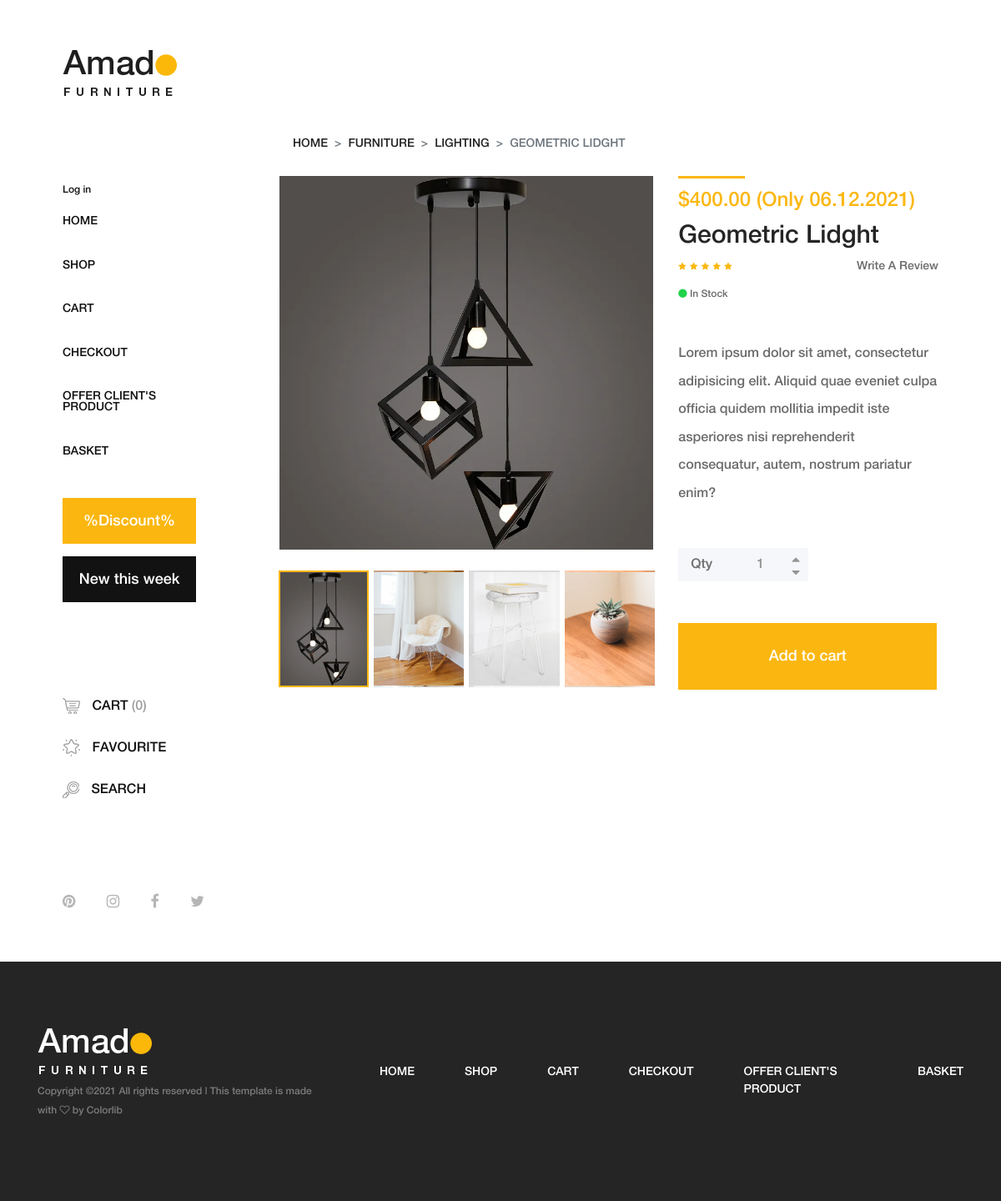
Page /product-details/9 on the committed database.
### mainapp/models.py (models this page shows, shortened)
class Product(models.Model):
    category = models.ForeignKey(ProductCategory, on_delete=models.CASCADE)
    name = models.CharField(verbose_name='имя продукта', max_length=128, validators=[onlyLatin])
    image = models.ImageField(upload_to='products_images', blank=True)
    short_desc = models.CharField(max_length=60, verbose_name='краткое описание продукта', blank=True)
    description = models.TextField(verbose_name='Описание продукта', blank=True)
    price = models.DecimalField(verbose_name='цена продукта', max_digits=8, decimal_places=2, default=0)
    quantity = models.PositiveIntegerField(verbose_name='Количество на складе', default=0)

class ProductCategory(models.Model):
    name = models.CharField(verbose_name='имя', max_length=64, unique=True, validators=[  # Добавил валидатор на латиницу
        onlyLatin
    ])
    description = models.TextField(verbose_name='описание', blank=True)
    def __str__(self):
        return self.name

### mainapp/views.py (the view)
# urls.py: path('product-details/<int:product_id>', mainapp.product_details, name='product_details'),
def product_details(request, product_id=None):
    content = {
        'title': 'Amado - Furniture Ecommerce | Product details',
        'links_menu': links_menu,
        'product_id': product_id,
        'product_item': Product.objects.filter(id=product_id)
    }
    return render(request, 'mainapp/product-details.html',
                  context=content)  # Второй параметр - это путь html страницы, относительно templates

### mainapp/templates/mainapp/product-details.html (shortened to what this page needs)
{% extends 'mainapp/base.html' %}
{% load static %}
{% block content %}
        <div class="single-product-area section-padding-100 clearfix">
            <div class="container-fluid">
                <div class="row">
                    <div class="col-12">
                        <nav aria-label="breadcrumb">
                            <ol class="breadcrumb mt-50">
                                <li class="breadcrumb-item"><a href="#">Home</a></li>
                                <li class="breadcrumb-item"><a href="#">Furniture</a></li>
                                <li class="breadcrumb-item"><a href="#">{{ product_item.0.category }}</a></li>
                                <li class="breadcrumb-item active" aria-current="page">{{ product_item.0.name }}</li>
                            </ol>
                        </nav>
                    </div>
                </div>
                <div class="row">
                    <div class="col-12 col-lg-7">
                        <div class="single_product_thumb">
                            <div id="product_details_slider" class="carousel slide" data-ride="carousel">
                                <ol class="carousel-indicators">
                                    <li class="active" data-target="#product_details_slider" data-slide-to="0" style="background-image: url(/media/{{ product_item.0.image }});">
                                    </li>
                                    <li data-target="#product_details_slider" data-slide-to="1" style="background-image: url({% static 'img/product-img/pro-big-2.jpg' %});">
                                    </li>
                                    <li data-target="#product_details_slider" data-slide-to="2" style="background-image: url({% static 'img/product-img/pro-big-3.jpg' %});">
                                    </li>
                                    <li data-target="#product_details_slider" data-slide-to="3" style="background-image: url({% static 'img/product-img/pro-big-4.jpg' %});">
                                    </li>
                                </ol>
                                <div class="carousel-inner">
                                    <div class="carousel-item active">
                                        <a class="gallery_img" href="/media/{{ product_item.0.image }}">
                                            <img class="d-block w-100" src="/media/{{ product_item.0.image }}" alt="First slide">
                                        </a>
                                    </div>
                                </div>
                            </div>
                        </div>
                    </div>
                    <div class="col-12 col-lg-5">
                        <div class="single_product_desc">
                            <div class="product-meta-data">
                                <div class="line"></div>
                                <p class="product-price">${{ product_item.0.price }} (Only {% now "d.m.Y" %})</p>
                                <a href="/product-details/">
                                    <h6>{{ product_item.0.name }}</h6>
                                </a>
                                <div class="ratings-review mb-15 d-flex align-items-center justify-content-between">
                                    <div class="ratings">
                                        <i class="fa fa-star" aria-hidden="true"></i>
                                        <i class="fa fa-star" aria-hidden="true"></i>
                                        <i class="fa fa-star" aria-hidden="true"></i>
                                        <i class="fa fa-star" aria-hidden="true"></i>
                                        <i class="fa fa-star" aria-hidden="true"></i>
                                    </div>
                                    <div class="review">
                                        <a href="#">Write A Review</a>
                                    </div>
                                </div>
                                <p class="avaibility"><i class="fa fa-circle"></i> In Stock</p>
                            </div>
                            <div class="short_overview my-5">
                                <p>Lorem ipsum dolor sit amet, consectetur adipisicing elit. Aliquid quae eveniet culpa officia quidem mollitia impedit iste asperiores nisi reprehenderit consequatur, autem, nostrum pariatur enim?</p>
                            </div>
                            <form class="cart clearfix" method="post">
                                <div class="cart-btn d-flex mb-50">
                                    <p>Qty</p>
                                    <div class="quantity">
                                        <span class="qty-minus" onclick="var effect = document.getElementById('qty'); var qty = effect.value; if( !isNaN( qty ) &amp;&amp; qty &gt; 1 ) effect.value--;return false;"><i class="fa fa-caret-down" aria-hidden="true"></i></span>
                                        <input type="number" class="qty-text" id="qty" step="1" min="1" max="300" name="quantity" value="1">
                                        <span class="qty-plus" onclick="var effect = document.getElementById('qty'); var qty = effect.value; if( !isNaN( qty )) effect.value++;return false;"><i class="fa fa-caret-up" aria-hidden="true"></i></span>
                                    </div>
                                </div>
                                <button type="submit" name="addtocart" value="5" class="btn amado-btn">Add to cart</button>
                            </form>
                        </div>
                    </div>
                </div>
            </div>
        </div>
{% endblock %}

### rows in the picture
Product: category.name "LIGHTING", name "GEOMETRIC LIDGHT", image (picture), price "400.00", name "Geometric Lidght"

### other values in the picture
{{ link.name }} "HOME"
{{ link.name }} "SHOP"
{{ link.name }} "CART" "CHECKOUT" "OFFER CLIENT'S PRODUCT" "BASKET"
{{ link.name }} "HOME" "CART" "CHECKOUT" "OFFER CLIENT'S PRODUCT" "BASKET"
